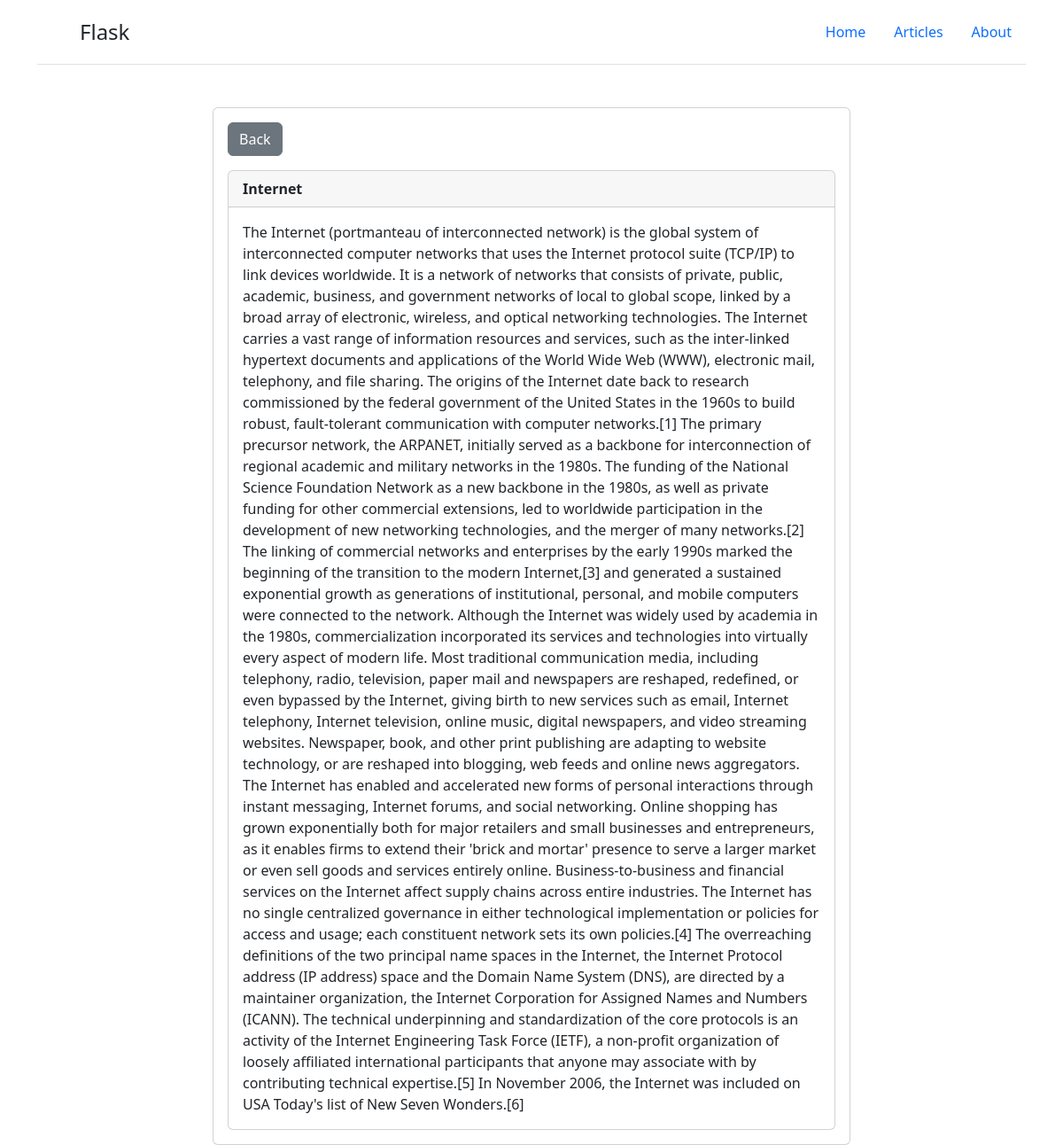
Screenshot of /post/20 with the database file from the repository.
### tables this page shows
CREATE TABLE posts(id INTEGER PRIMARY KEY AUTOINCREMENT,title TEXT, post TEXT);

### app.py (the view)
@app.route('/post/<_id>')
def post(_id):
    db = sqlite3.connect('posts.db')
    cursor = db.cursor()
    cursor.execute('SELECT * FROM posts WHERE id=%s' % _id)
    post = cursor.fetchone()
    db.close()
    return render_template('post.html', post=post)

### templates/post.html
{% extends 'layout.html' %}
{% block body %}
  <div class="container">
    <div class="row">
      <div class="offset-2 col-8">
        <div class="card mt-4">
          <div class="card-body">
            <button class="btn btn-secondary" onclick="history.back()">Back</button>
            <div class="card mt-3">
              <div class="card-header">
                <div class="row">
                  <div class="col"><strong>{{post[1]}}</strong></div>
                </div>
              </div>
              <div class="card-body">
                {{post[2]}}
              </div>
            </div>
          </div>
        </div>
      </div>
    </div>
  </div>
{% endblock %}

### rows the page displays
posts: title "Internet", post "The Internet (portmanteau of interconnected network) is the global system of interconnected computer networks that uses the Internet protocol suite (TCP/IP) to link devices worldwide. It is a network of networks that consists of private, public, academic, business, and government networks of local to global scope, linked by a broad array of electronic, wireless, and optical networking technologies. The Internet carries a vast range of information resources and services, such as the inter-linked hypertext documents and applications of the World Wide Web (WWW), electronic mail, telephony, and file sharing. The origins of the Internet date back to research commissioned by the federal…"
